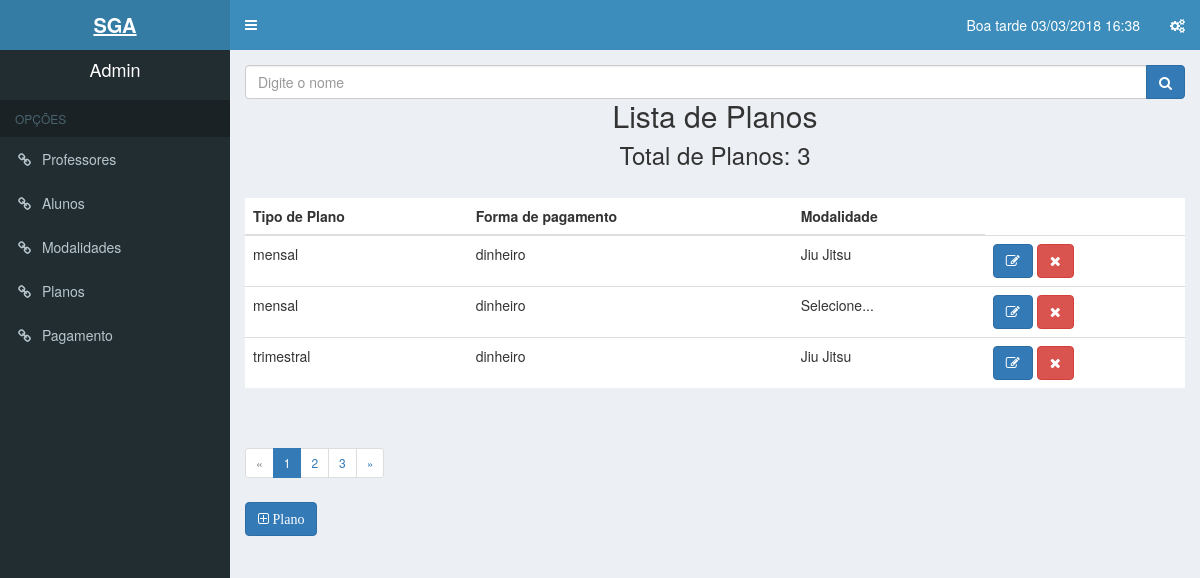
Screenshot of /Views/plano.php (signed in) with the database file from the repository.
### tables this page shows
CREATE TABLE `plano` (
  `cd_plano` int(5) NOT NULL,
  `tipo_plano` varchar(20) NOT NULL,
  `forma_pagamento` varchar(20) NOT NULL,
  `nm_modalidade` varchar(30) NOT NULL
);

### controllers/limitarPlano.php (called while the page is built)
<?php
    $PDO = db_connect();
	if (!isset($_GET['pg'])) {
		$pg = 1;
	} else {
		$pg = $_GET['pg'];
	}
	$total_reg = "10";
	$inicio = $pg -1;
	$inicio = $inicio * $total_reg;
	$anterior = $pg -1;
	$proximo = $pg +1;
    $sql = "SELECT * FROM plano ORDER BY tipo_plano ASC LIMIT $inicio, $total_reg";
    $stmt = $PDO->prepare($sql);
    $stmt->execute();
    $sql_count = "SELECT COUNT(*) AS total FROM plano";
    $stmt_count = $PDO->prepare($sql_count);
    $stmt_count->execute();
    $total = $stmt_count->fetchColumn();

### Views/plano.php (the view, shortened to what this page needs)
<?php
    include ('../controllers/limitarPlano.php');
    include ('header.php');
?>
<form name="frmBusca" method="post" action="../Views/planoList.php">
            <div class="input-group">
              <input type="text" name="cxnome" id="cxnome" class="form-control" placeholder="Digite o nome">
              <span class="input-group-btn">
                  <button type="submit" name="buscar" id="search-btn" class="btn btn-primary">
                    <i class="fa fa-search"></i>
                  </button>
              </span>
            </div>
        </form>
<h2 class="center">Lista de Planos</h2>
          <h3 class="center">Total de Planos: <?php if(isset($total)){echo $total;} ?></h3>
          <?php if(isset($total) > 0):?>
          <table class="table table-hover">
              <thead>
                  <tr>
                      <th>Tipo de Plano</th>
                      <th>Forma de pagamento</th>
                      <th>Modalidade</th>
                  </tr>
              </thead>
              <tbody>
                  <?php while($user = $stmt->fetch(PDO::FETCH_ASSOC)):?>
                  <tr>
                    <td><?PHP echo $user['tipo_plano'] ?></td>
                    <td><?PHP echo $user['forma_pagamento'] ?></td>
                    <td><?PHP echo $user['nm_modalidade'] ?></td>
                    <td>
                    <a href="planoEdit.php?cdplano=<?php echo $user['cd_plano'] ?>">
                    <button class="btn btn-primary fa fa-edit"></button></a>
                    <a href="../controllers/deletarPlano.php?cdplano=<?php echo $user['cd_plano'] ?>" onclick="return confirm('Tem certeza que deseja remover?');">
                    <button class="btn btn-danger fa fa-times"></button></a>
                      </td>
                  </tr>
                  <?php endwhile;?>
              </tbody>
          </table>
        <?php else: ?>
        <p>Nenhum Plano registrado</p>
            <?php endif; ?>
            <?php
           if ($total > 1) {
		echo "<nav>";
		echo "	<ul class='pagination pagination-sm'>";
		if ($anterior > 0) {
			echo "<li>";
			echo "	<a href='?pg=".$anterior."' aria-label='Previous'>";
			echo "		<span aria-hidden='true'>«</span>";
			echo "	</a>";
			echo "</li>";
		} else {
			echo "<li class='disabled'>";
			echo "	<span aria-hidden='true'>«</span>";
			echo "</li>";
		}
		for ($i=1;$i<=$total;$i++) {
			if ($i >= ($pg-4) AND $i <= ($pg+4)) {
				if ($i == $pg) {
					echo "<li class='active'><a href='?pg=".$i."'>".$i."</a></li>";
				} else {
					echo "<li><a href='?pg=".$i."'>".$i."</a></li>";
				}
			}
		}
                        if($pg < $total) {
                                echo "<li>";
                                echo "	<a href='?pg=".$proximo."' aria-label='Next'>";
                                echo "		<span aria-hidden='true'>»</span>";
                                echo "	</a>";
                                echo "</li>";
                        } else {
                                echo "<li class='disabled'>";
                                echo "	<span aria-hidden='true'>»</span>";
                                echo "</li>";
                        }
                        echo "  </ul>";
                        echo "</nav>";
            }
            ?>
       <a href="planoAdd.php"><button class="btn btn-primary fa fa-plus-square-o"> Plano</button></a>
<?php include ('footer.php');?>

### rows the page displays
plano: tipo_plano "mensal", forma_pagamento "dinheiro", nm_modalidade "Jiu Jitsu"
plano: tipo_plano "mensal", forma_pagamento "dinheiro", nm_modalidade "Selecione..."
plano: tipo_plano "trimestral", forma_pagamento "dinheiro", nm_modalidade "Jiu Jitsu"

### other values shown
dataatual() "Boa tarde 03/03/2018 16:38"
$_SESSION['user_name'] "Admin"
$total "3"
